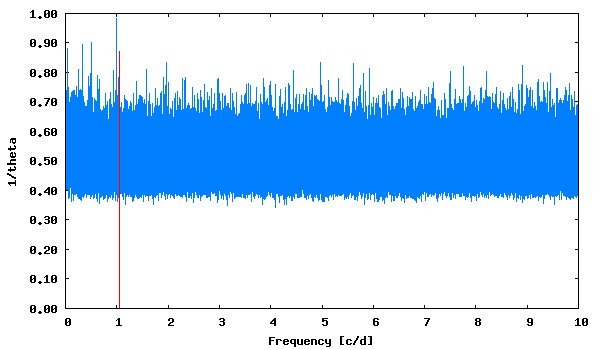

Source code (gnuplot):
set term png size 600,350 medium
set colors classic
set output "phase_lc_4.lk.png"
set xlabel "Frequency [c/d]"
set ylabel "1/theta"
set format y "%5.2f"
plot [] "lk.periodogram" using 1:2 with lines linecolor 3 title "", "<echo '1.062176  0.87'" with impulses linecolor 1 title ""
 
